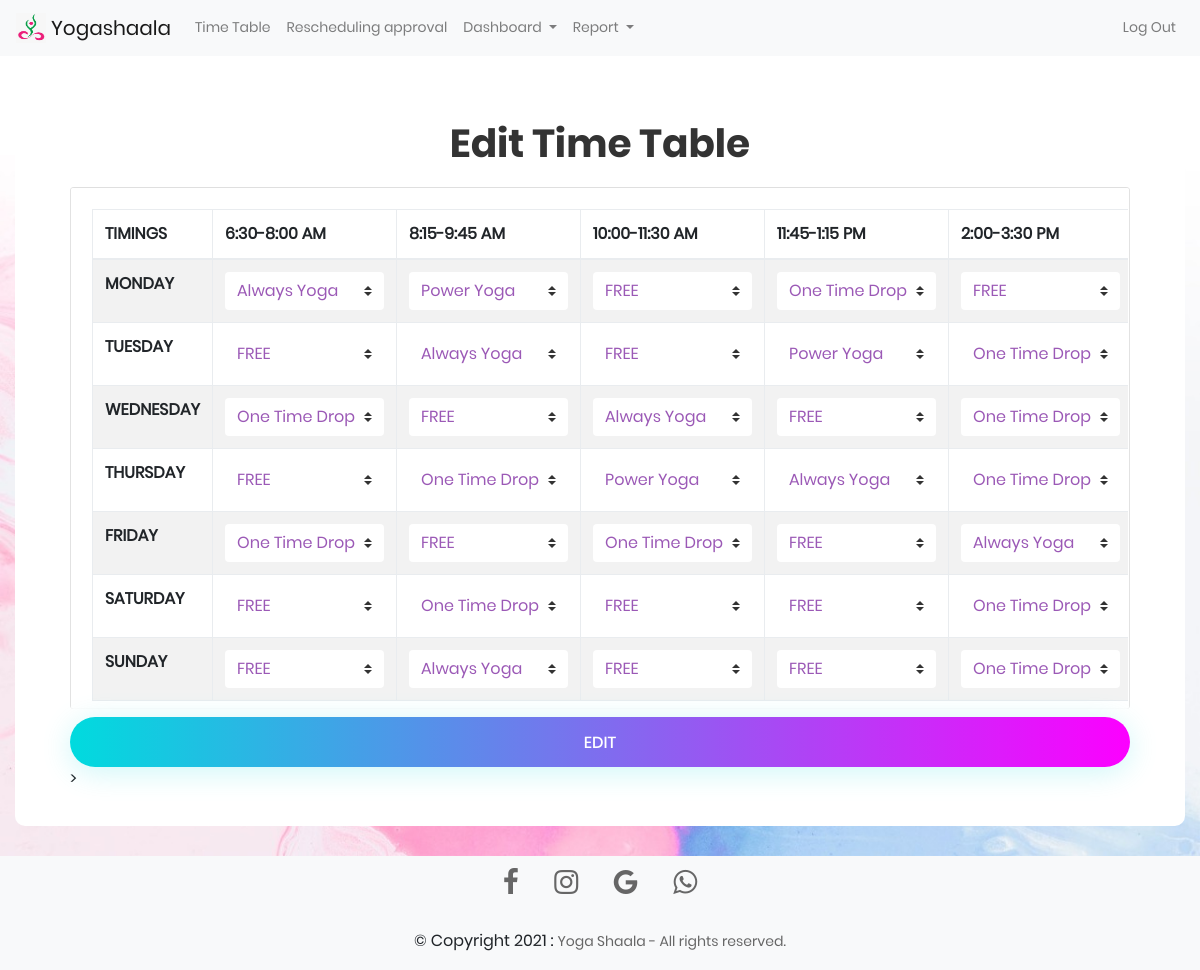
/edit_timetable/ (signed in), run on the app's committed database.
### first_app/models.py (models this page shows, shortened)
class timetable(models.Model):
    day = models.CharField(max_length=25)
    time = models.CharField(max_length=50)
    class_link = models.CharField(max_length=500)
    course_id = models.ForeignKey(addcourse, on_delete=models.CASCADE)

class addcourse(models.Model):
    id = models.IntegerField(primary_key=True)
    name = models.CharField(max_length=15)
    classes = models.IntegerField()
    duration = models.IntegerField()
    cost = models.IntegerField()
    def __str__(self):
        return f'{self.id} || {self.name} || {self.classes} || {self.duration} || {self.cost}'

### first_app/views.py (the view, shortened to what this page needs)
# urls.py: path('edit_timetable/',views.edit_timetable,name='edit_timetable'),
def edit_timetable(request):
    if not (request.user.is_superuser):
        return render(request, 'first_app/indexH.html')
    mo = timetable.objects.filter(day = 'MONDAY')
    tu = timetable.objects.filter(day = 'TUESDAY')
    wed = timetable.objects.filter(day='WEDNESDAY')
    th = timetable.objects.filter(day='THURSDAY')
    fri = timetable.objects.filter(day='FRIDAY')
    sat = timetable.objects.filter(day='SATURDAY')
    sun = timetable.objects.filter(day='SUNDAY')
    data = addcourse.objects.all()
    context = {
        'mo' : mo,
        'tu' : tu,
        'wed' : wed,
        'th' : th,
        'fri' : fri,
        'sat' : sat,
        'sun' : sun,
        'free' : 'FREE',
        'def' : '/admin_home/',
        'data' :data,
    }
    return render(request, 'first_app/edit_timetable.html',context)

### templates/first_app/edit_timetable.html (shortened to what this page needs)
<!DOCTYPE html>
{% load static %}
<html lang="en">
<head>
	<link rel="stylesheet" type="text/css" href="{% static 'vendor/bootstrap/css/bootstrap.min.css' %}">
	<link rel="stylesheet" type="text/css" href="{% static 'fonts/font-awesome-4.7.0/css/font-awesome.min.css' %}">
	<link rel="stylesheet" type="text/css" href="{% static 'fonts/iconic/css/material-design-iconic-font.min.css' %}">
	<link rel="stylesheet" type="text/css" href="{% static 'vendor/animate/animate.css' %}">
	<link rel="stylesheet" type="text/css" href="{% static 'vendor/css-hamburgers/hamburgers.min.css' %}">
	<link rel="stylesheet" type="text/css" href="{% static 'vendor/animsition/css/animsition.min.css' %}">
	<link rel="stylesheet" type="text/css" href="{% static 'vendor/select2/select2.min.css' %}">
	<link rel="stylesheet" type="text/css" href="{% static 'vendor/daterangepicker/daterangepicker.css' %}">
	<link rel="stylesheet" type="text/css" href="{% static 'css/util.css' %}">
	<link rel="stylesheet" type="text/css" href="{% static 'css/main.css' %}">
</head>
<body>
<nav class="navbar navbar-expand-lg navbar-light bg-light">
    <a class="navbar-brand" href="#">
         <img src="{% static 'images/icons/symbol.jpeg' %}"  width="30" height="30" class="d-inline-block align-top" alt="">
        Yogashaala</a>
    <div class="collapse navbar-collapse" id="navbarSupportedContent">
      <ul class="navbar-nav mr-auto">
        <li class="nav-item">
            <a class="nav-link" href="/admin_home/">Time Table</a>
          </li>
          <li class="nav-item">
          <a class="nav-link" href="/reschedule_approve/">Rescheduling approval</a>
        </li>
        <li class="nav-item dropdown">
            <a class="nav-link dropdown-toggle" href="#" id="navbarDropdown" role="button" data-toggle="dropdown" aria-haspopup="true" aria-expanded="false">
            Dashboard
            </a>
        </li>
           <li class="nav-item dropdown">
            <a class="nav-link dropdown-toggle" href="#" id="navbarDropdown2" role="button" data-toggle="dropdown" aria-haspopup="true" aria-expanded="false">
            Report
            </a>
        </li>
      </ul>
      <ul class="navbar-nav right hide-on-med-and-down">
        <li>
            <a class="nav-link" aria-current="page" href="/logout/">Log Out</a>
        </li>
    </ul>
    </div>
  </nav>
	 <div class="limiter">
		<div class="container-login100" style="background-image: url({% static 'images/bg-01.jpeg' %});">
			<div class="wrap-login1001 p-l-55 p-r-55 p-t-35 p-b-35">
				<form class="login100-form validate-form" method="POST">
					<span class="login100-form-title p-b-20">
						Edit Time Table
					</span>
                    <div class="card">
                        <div class="card-body" style="height: 520px;overflow-y: auto;overflow-x: auto;">
							<table class="table table-responsive table table-striped table table-bordered">
                              <thead>
                                <tr >
									    <th scope="col">TIMINGS</th>
                                        <th scope="col">6:30-8:00 AM</th>
                                        <th scope="col">8:15-9:45 AM</th>
                                        <th scope="col">10:00-11:30 AM</th>
                                        <th scope="col">11:45-1:15 PM</th>
                                        <th scope="col">2:00-3:30 PM</th>
                                </tr>
                                </thead>
                                <tbody >
                                    <tr>
                                      <th scope="row">MONDAY</th>
                                        {% for i in mo %}
                                      <td>
                                        <div class="input-group but1">
                                            <select class="custom-select" name="{{i.time}}{{i.day}}">
                                              <option selected="selected" disabled value="{{i.course_id}}">{{i.course_id.name}}</option>
                                            </select>
                                        </div>
                                          {% endfor %}
                                      </td>
                                    </tr>
                                    <tr>
                                        <th scope="row">TUESDAY</th>
                                         {% for i in tu %}
                                     <td>
                                        <div class="input-group but1">
                                            <select class="custom-select" name="{{i.time}}{{i.day}}">
                                              <option selected="selected" disabled value="{{i.course_id}}">{{i.course_id.name}}</option>
                                            </select>
                                        </div>
                                          {% endfor %}
                                      </td>
                                      </tr>
                                      <tr>
                                        <th scope="row">WEDNESDAY</th>
                                         {% for i in wed %}
                                      <td>
                                        <div class="input-group but1">
                                            <select class="custom-select" name="{{i.time}}{{i.day}}">
                                              <option selected="selected" disabled value="{{i.course_id}}">{{i.course_id.name}}</option>
                                            </select>
                                        </div>
                                          {% endfor %}
                                      </td>
                                      </tr>
                                      <tr>
                                        <th scope="row">THURSDAY</th>
                                         {% for i in th %}
                                      <td>
                                        <div class="input-group but1">
                                            <select class="custom-select" name="{{i.time}}{{i.day}}">
                                              <option selected="selected" disabled value="{{i.course_id}}">{{i.course_id.name}}</option>
                                            </select>
                                        </div>
                                          {% endfor %}
                                      </td>
                                      </tr>
                                      <tr>
                                        <th scope="row">FRIDAY</th>
                                         {% for i in fri %}
                                      <td>
                                        <div class="input-group but1">
                                            <select class="custom-select" name="{{i.time}}{{i.day}}">
                                              <option selected="selected" disabled value="{{i.course_id}}">{{i.course_id.name}}</option>
                                            </select>
                                        </div>
                                          {% endfor %}
                                      </td>
                                      </tr>
                                      <tr>
                                        <th scope="row">SATURDAY</th>
                                         {% for i in sat %}
                                      <td>
                                        <div class="input-group but1">
                                            <select class="custom-select" name="{{i.time}}{{i.day}}">
                                              <option selected="selected" disabled value="{{i.course_id}}">{{i.course_id.name}}</option>
                                            </select>
                                        </div>
                                          {% endfor %}
                                      </td>
                                      </tr>
                                      <tr>
                                        <th scope="row">SUNDAY</th>
                                        {% for i in sun %}
                                     <td>
                                        <div class="input-group but1">
                                            <select class="custom-select" name="{{i.time}}{{i.day}}">
                                              <option selected="selected" disabled value="{{i.course_id}}">{{i.course_id.name}}</option>
                                            </select>
                                        </div>
                                          {% endfor %}
                                      </td>
                                    </tr>
                                </tbody>
                            </table>
                        </div>
                    </div>
                    <div class="container-login100-form-btn p-t-8">
                      <div class="wrap-login100-form-btn">
                        <div class="login100-form-bgbtn"></div>
                        <button class="login100-form-btn">
                          Edit
                        </button>
                      </div>
                    </div>>
				</form>
			</div>
		</div>
	</div>
<footer class="page-footer font-small bg-light">
  <div class="container  text-center black-text py-3">
	  <div class="row">
		<div class="col-md-12 justify-content: space-around">
		  <div class="flex-center">
			<a class="fb-ic" href="https://www.facebook.com/yogashaala">
			  <i class="fa fa-facebook-f fa-lg  text-center black-text  fa-2x mr-3 ml-3" > </i>
			</a>
			<a class="ins-ic" href="https://www.instagram.com/yogashaala">
			  <i class="fa fa-instagram fa-lg text-center black-text fa-2x mr-3 ml-3" > </i>
			</a>
			<a class="gplus-ic" href="mailto:info@yogashaala.net?cc=marksim@yogashaala.net&subject=Website%20Contact&body=I%20would%20like%20to%20more%20about%20the%20classes.%20This%20is%20my%20contact%20number%20and%20email%20address.">
			  <i class="fa fa-google fa-lg  text-center black-text  fa-2x mr-3 ml-3" > </i>
			</a>
			<a class="wh-ic" href="https://wa.me/96895753154?text=Please%20write%20your%20name%2C%20mobile%20and%20email%20and%20the%20nature%20of%20your%20enquiry.">
			  <i class="fa fa-whatsapp fa-lg  black-text text-center black-text fa-2x mr-3 ml-3" > </i>
			</a>
		  </div>
		</div>
	  </div>
	</div>
	<div class="footer-copyright text-center black-text py-3">© Copyright 2021 :
	  <a href="#" class="black-text"> Yoga Shaala - All rights reserved. </a>
	</div>
  </footer>
</body>
</html>

### static/css/main.css (style rules this page uses)
* { margin: 0px; padding: 0px; box-sizing: border-box; }
body, html { height: 100%; font-family: Poppins-Regular, sans-serif; }
a { font-family: Poppins-Regular; font-size: 14px; line-height: 1.7; color: #666666; margin: 0px; transition: all 0.4s; -webkit-transition: all 0.4s; -o-transition: all 0.4s; -moz-transition: all 0.4s; }
ul, li { margin: 0px; list-style-type: none; }
button { outline: none !important; border: none; background: transparent; }
.limiter { width: 100%; margin: 0 auto; }
.container-login100 { width: 100%; min-height: 100vh; display: -webkit-box; display: -webkit-flex; display: -moz-box; display: -ms-flexbox; display: flex; flex-wrap: wrap; justify-content: center; align-items: center; padding: 15px; background-repeat: no-repeat; background-position: center; background-size: cover; }
.wrap-login1001 { width: 1300px; background: #fff; border-radius: 10px; overflow: hidden; }
.login100-form { width: 100%; }
.login100-form-title { display: block; font-family: Poppins-Bold; font-size: 39px; color: #333333; line-height: 1.2; text-align: center; }
.container-login100-form-btn { display: -webkit-box; display: -webkit-flex; display: -moz-box; display: -ms-flexbox; display: flex; flex-wrap: wrap; justify-content: center; }
.wrap-login100-form-btn { width: 100%; display: block; position: relative; z-index: 1; border-radius: 25px; overflow: hidden; margin: 0 auto; box-shadow: 0 5px 30px 0px rgba(3, 216, 222, 0.2); -moz-box-shadow: 0 5px 30px 0px rgba(3, 216, 222, 0.2); -webkit-box-shadow: 0 5px 30px 0px rgba(3, 216, 222, 0.2); -o-box-shadow: 0 5px 30px 0px rgba(3, 216, 222, 0.2); -ms-box-shadow: 0 5px 30px 0px rgba(3, 216, 222, 0.2); }
.login100-form-bgbtn { position: absolute; z-index: -1; width: 300%; height: 100%; background: #a64bf4; background: -webkit-linear-gradient(right, #00dbde, #fc00ff, #00dbde, #fc00ff); background: -o-linear-gradient(right, #00dbde, #fc00ff, #00dbde, #fc00ff); background: -moz-linear-gradient(right, #00dbde, #fc00ff, #00dbde, #fc00ff); background: linear-gradient(right, #00dbde, #fc00ff, #00dbde, #fc00ff); top: 0; left: -100%; -webkit-transition: all 0.4s; -o-transition: all 0.4s; -moz-transition: all 0.4s; transition: all 0.4s; }
.login100-form-btn { font-family: Poppins-Medium; font-size: 16px; color: #fff; line-height: 1.2; text-transform: uppercase; display: -webkit-box; display: -webkit-flex; display: -moz-box; display: -ms-flexbox; display: flex; justify-content: center; align-items: center; padding: 0 20px; width: 100%; height: 50px; }
.card-body { background-color: #fff; border: 1px solid transparent; border-radius: 2px; -webkit-box-shadow: 0 1px 1px #fff; box-shadow: 0 1px 1px #fff; }
.custom-select { border: none; color: #9b59b6; outline: none; }

### data on the page
timetable: course_id+time+day "Always Yoga"
timetable: course_id+time+day "Power Yoga"
timetable: course_id+time+day "FREE"
timetable: course_id+time+day "One Time Drop"
timetable: course_id+time+day "FREE"
timetable: course_id+time+day "FREE"
timetable: course_id+time+day "Always Yoga"
timetable: course_id+time+day "FREE"
timetable: course_id+time+day "Power Yoga"
timetable: course_id+time+day "One Time Drop"
timetable: course_id+time+day "One Time Drop"
timetable: course_id+time+day "FREE"
timetable: course_id+time+day "Always Yoga"
timetable: course_id+time+day "FREE"
timetable: course_id+time+day "One Time Drop"
timetable: course_id+time+day "FREE"
timetable: course_id+time+day "One Time Drop"
timetable: course_id+time+day "Power Yoga"
timetable: course_id+time+day "Always Yoga"
timetable: course_id+time+day "One Time Drop"
timetable: course_id+time+day "One Time Drop"
timetable: course_id+time+day "FREE"
timetable: course_id+time+day "One Time Drop"
timetable: course_id+time+day "FREE"
timetable: course_id+time+day "Always Yoga"
timetable: course_id+time+day "FREE"
timetable: course_id+time+day "One Time Drop"
timetable: course_id+time+day "FREE"
timetable: course_id+time+day "FREE"
timetable: course_id+time+day "One Time Drop"
timetable: course_id+time+day "FREE"
timetable: course_id+time+day "Always Yoga"
timetable: course_id+time+day "FREE"
timetable: course_id+time+day "FREE"
timetable: course_id+time+day "One Time Drop"
